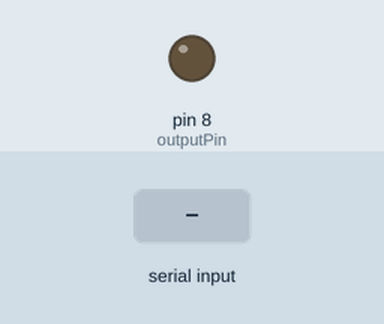
Bench run of a sketch on a simulated Arduino Uno, built with avr-gcc and run on an emulated ATmega328P. Shown: output pins drawn as LEDs (lit = HIGH). The inputs (shaded band) are chosen by the test bench.

Above: at 1.2 s.
1.3 s: "N" received over Serial
At 2.2 s:
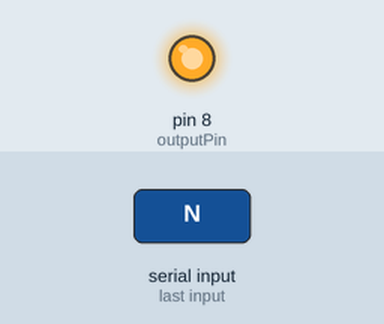
2.8 s: "F" received over Serial
At 3.3 s:
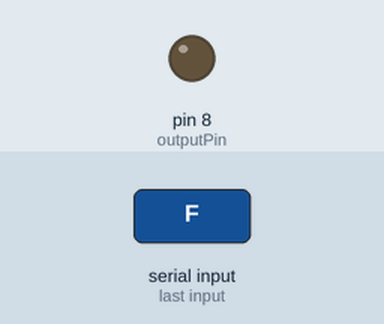
Timing chart, 0 to 5.8 s (numbered marks = the images above; inputs shaded):
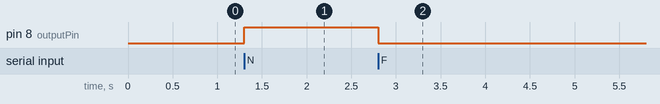

The sketch:

wirelesscharger.ino
```cpp
int outputPin = 8;//pin 8 will generate output
char k;
void setup() {
  // put your setup code here, to run once:
  pinMode(outputPin, OUTPUT);
  Serial.begin(9600);
}

void loop() {
  // put your main code here, to run repeatedly:
  while (Serial.available())
  {
    k = Serial.read();
    if (k == 'N')//when N is received the output will be active
      digitalWrite(outputPin, 1);
    else if (k == 'F')//when F is received the output will be passive
      digitalWrite(outputPin, 0);
  }

}
```

Measured:
- after the input at 1.3 s, pin 8 (outputPin): LOW → HIGH at once
- after the input at 2.8 s, pin 8 (outputPin): HIGH → LOW at once
